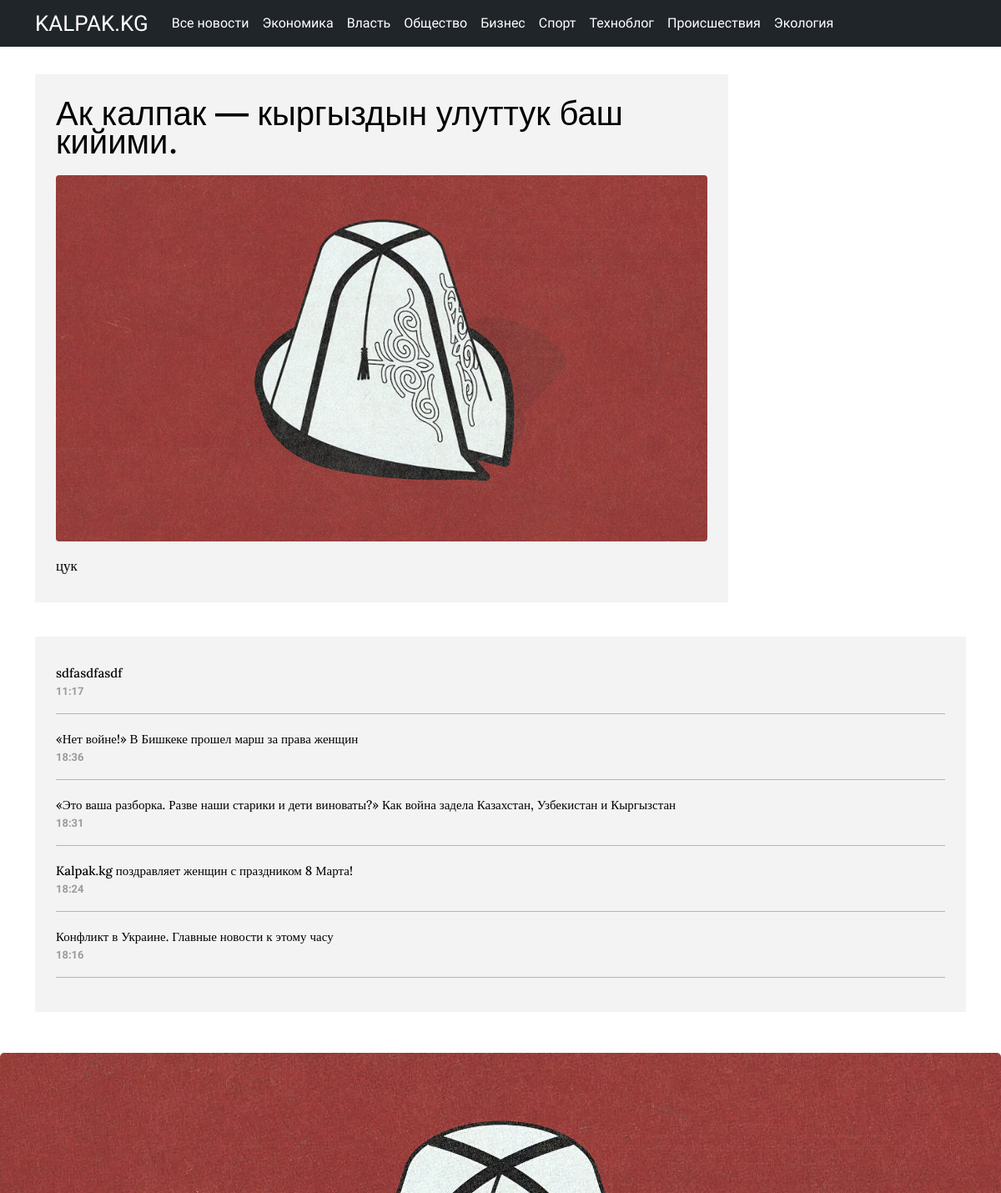
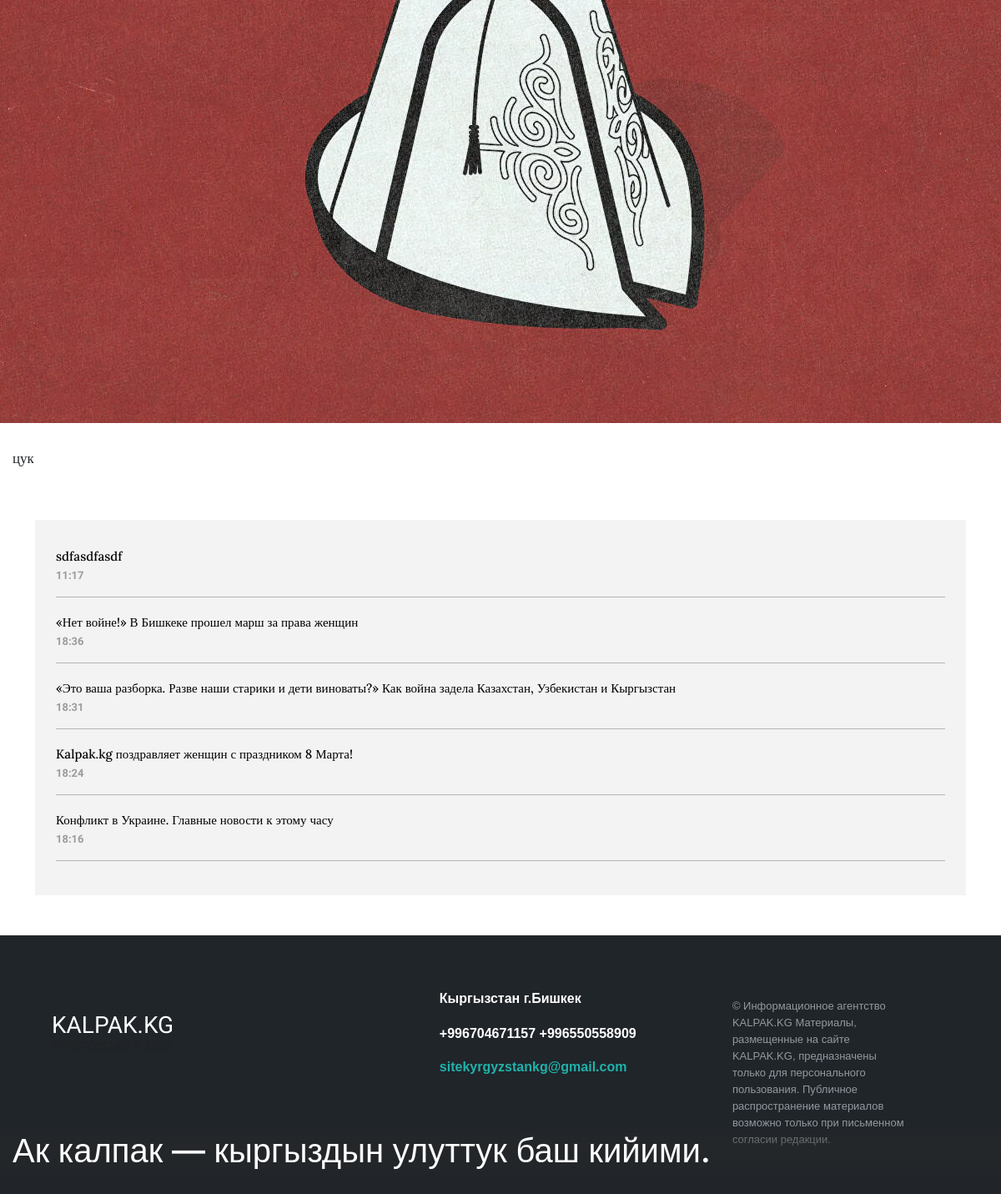
/carousel/1/, run on the app's committed database (2 pictures, top to bottom).
### core/models.py (models this page shows, shortened)
class HeadingArticle(models.Model):
    title = models.CharField(max_length=255)
    class Meta:
        verbose_name = "Рубрика"
        verbose_name_plural = "Рубрики"

class Carousel(models.Model):
    picture = models.ImageField(upload_to='carousel_image')
    title = models.CharField(max_length=150)
    text = models.TextField()
    created_at = models.DateTimeField(
        auto_now_add=True,
        null=True,
    )
    class Meta:
        verbose_name = "Карусель"
        verbose_name_plural = "Карусель"

class Article(models.Model):
    title = models.CharField(max_length=255, null=True, blank=True)
    tt = models.CharField(max_length=255, null=True, blank=True, verbose_name="Подтекст")
    text = models.TextField()
    slug = models.SlugField(max_length=255, unique=True, db_index=True, verbose_name="URL", null=True, blank=True)
    author = models.ForeignKey(
        to="Author",
        on_delete=models.SET_NULL,
        null=True, blank=True,
        related_name="article",
        verbose_name=_("Автор")
    )
    heading = models.ForeignKey(
        to="HeadingArticle",
        on_delete=models.PROTECT,
        null=True,
        related_name="article",
        verbose_name=_("Рубрика")
    )
    readers = models.ManyToManyField(
        to=User,
        related_name="readed_articles",
        blank=True,
        verbose_name=_("Читатели")
    )
    views = models.IntegerField(default=0, verbose_name=_("Просмотры"))
    created_at = models.DateTimeField(
        auto_now_add=True,
        null=True,
    )
    main_article = models.BooleanField(default=False, verbose_name=_("Первая новость"))
    text_article = models.BooleanField(default=False, verbose_name=_("Текстовые новости"))
    center_article = models.BooleanField(default=False)
    right_panel_article = models.BooleanField(default=False, verbose_name=_("Главные новости"))
    pagination_article = models.BooleanField(default=False, verbose_name=_("Архивные"))
    updated_at = models.DateTimeField(auto_now=True)
    is_active = models.BooleanField(default=True)
    metades = models.TextField(null=True, blank=True, verbose_name=_("Ключевые слова"))
    picture = models.ImageField(
        upload_to="articles_image",
        null=True, blank=True,
        verbose_name="Главная картинка статьи"
    )

### core/views.py (the view)
# urls.py: path('carousel/<int:id>/', carousel_page, name="carousel"),
def carousel_page(request, id):
    carousel = get_object_or_404(Carousel, id=id)
    articles = Article.objects.all()
    articles = Article.objects.order_by('-created_at')
    heading = HeadingArticle.objects.all()
    context = {
        "carousel": carousel,
        "articles": articles,
        "heading": heading
    }
    return render(request, "carousel.html", context=context)

### core/templates/carousel.html (shortened to what this page needs)
{% extends 'base.html' %}
{% block content %}
<div class="pk">
  <div class="container mt-5">
    <div class="row">
        <div class="col-md-9 mt-4">
          <div class="black_block_news2">
            <h1 class="zago_main01">{{ carousel.title }}</h1>
            {% if carousel.picture %}
                <img class="img-fluid mt-2" {% if carousel.picture %} src="{{ carousel.picture.url }}" {% endif %} alt="Article image">
              {% endif %}
              {% autoescape off %}
              <p class="article_text2">{{ carousel.text|linebreaksbr }}</p>
              {% endautoescape %}
            </div>
        </div>
      <div class="col-md-3 mt-4">
      </div>
  </div>
  </div>
</div>
<div class="pk">
  <div class="container">
    <div class="row">
      <div class="col-md-12 mt-4">
        <div class="black_block_news2">
          {% for article in articles %}
            {% if article.right_panel_article %}
              <h1 class="revolut"><a href="{% url 'article' article.slug %}" class="link-text2">{{ article.title }}</a></h1>
              <p class="date_time">{{ article.created_at|date:"H:i" }}</p>
              <hr>
            {% endif %}
          {% endfor %}
        </div>
      </div>
    </div>
  </div>
  </div>
        <div class="mobile">
            {% if carousel.picture %}
              <div class="img-mobile">
                <img class="img-custom mt-2" {% if carousel.picture %} src="{{ carousel.picture.url }}" {% endif %} alt="Article image">
                <div class="django">
                  <h1 itemprop="{{ carousel.title }}" class="zago_main01">{{ carousel.title }}</h1>
                </div>
              </div>
              {% endif %}
              <div class="white-bg">
                  <div class="mobile_block">
                    {% autoescape off %}
                    <p class="article_text2">{{ carousel.text|linebreaksbr }}</p>
                    {% endautoescape %}
                  </div>
              </div>
            </div>
<div class="mobile_n mt-4">
  <div class="container">
    <div class="row">
      <div class="col-md-12">
        <div class="black_block_news2">
          {% for article in articles %}
            {% if article.right_panel_article %}
              <h1 class="revolut"><a href="{% url 'article' article.slug %}" class="link-text2">{{ article.title }}</a></h1>
              <p class="date_time">{{ article.created_at|date:"H:i" }}</p>
              <hr>
            {% endif %}
          {% endfor %}
        </div>
      </div>
    </div>
  </div>
  </div>
{% endblock %}

### core/templates/base.html (shortened to what this page needs)
{% load static %}
<!DOCTYPE html>
<html lang="en">
<head>
    <link rel="stylesheet" type="text/css" href="{% static 'style.css' %}?{% now "U" %}">
    <link href="https://cdn.jsdelivr.net/npm/bootstrap@5.1.3/dist/css/bootstrap.min.css" rel="stylesheet">
<link href="/docs/5.1/dist/css/bootstrap.min.css" rel="stylesheet">
<body>
  <nav class="navbar fixed-top navbar-expand-lg navbar-dark bg-custom">
      <div class="container">
        <a class="logo" href="{% url 'main' %}">KALPAK.KG</a>
        <div class="collapse navbar-collapse" id="navbarNav">
          <ul class="navbar-nav linkss">
            <li class="nav-item">
              <a class="nav-link text-white" aria-current="page" href="{% url 'article_page_2' %}">Все новости</a>
            </li>
          {% for headings in heading %}
            <li class="nav-item">
              <a class="nav-link text-white" href="{% url 'heading' headings.id %}">{{ headings.title }}</a>
            </li>
          {% endfor %}
          </ul>
        </div>
      </div>
  </nav>
  {% block content %}
  {% endblock %}
<footer class="footer-distributed mt-5">
  <div class="container">
  <div class="footer-left">
  <br>
  <br>
  <h3>KALPAK.KG</h3>
  <p class="footer-company-name">KYRGYZSTAN © 2020</p>
  </div>
  <div class="footer-center">
  <div>
      <p>Кыргызстан г.Бишкек</p>
  </div>
  <div>
      <p>+996704671157</p>
      <p>+996550558909</p>
  </div>
  <div>
      <p><a href="mailto:support@company.com">sitekyrgyzstankg@gmail.com</a></p>
  </div>
  </div>
  <div class="footer-right">
  <p class="footer-company-about">
      © Информационное агентство KALPAK.KG
Материалы, размещенные на сайте KALPAK.KG, предназначены только для персонального пользования. Публичное распространение материалов возможно только при письменном согласии редакции.
  </p>
  </div>
  </div>
</footer>
</head>
</body>
</html>

### core/static/style.css (style rules this page uses)
body { background-color: #e8e8e8; }
.logo { font-family: 'Montserrat', sans-serif; font-size: 26px; text-decoration: none; color: white; margin-right: 20px; }
.linkss { font-family: 'PT Sans', sans-serif; font-weight: normal; }
.zago_main01 { font-family: 'Inter', sans-serif; line-height: 34px; display: block; margin-bottom: 15px; }
.mobile_block { padding: 15px; }
.img-fluid { border-radius: 4px; }
.link-text2 { text-decoration: none; color: black; transition-duration: 0.3s; font-family: 'Lora', serif; font-size: 15px; }
.revolut { font-size: 17px; display: table-cell; line-height: 1.5em; flex-grow: 1; }
.date_time { color: #9c9c9c; font-family: 'PT Sans', sans-serif; font-weight: bolder; font-size: 13px; }
.img-custom { width: 100%; height: auto; border-radius: 5px; float: left; margin-right: 30px; padding-bottom: 30px; }
.white-bg { background: white; }
.mobile { margin-top: 41px; }
.article_text2 { font-family: 'Source Serif Pro', serif; font-size: 17px; font-weight: normal; margin-top: 17px; margin-bottom: 5px; }
.footer-distributed { background: #20252a; box-shadow: 0 1px 1px 0 rgba(0, 0, 0, 0.12); box-sizing: border-box; width: 100%; text-align: left; font: bold 16px sans-serif; padding: 55px 50px; }
.footer-distributed .footer-left, .footer-distributed .footer-center, .footer-distributed .footer-right { display: inline-block; vertical-align: top; }
.footer-distributed .footer-left { width: 40%; }
.footer-distributed h3 { color: #ffffff; font-family: 'Montserrat Alternates', sans-serif; margin: 0; }
.footer-distributed .footer-company-name { color: #222; font-size: 14px; font-weight: normal; margin: 0; }
.footer-distributed .footer-center { width: 35%; }
.footer-distributed .footer-center p { display: inline-block; color: #ffffff; vertical-align: middle; margin:0; }
.footer-distributed .footer-center p a { color: lightseagreen; text-decoration: none;; }
.footer-distributed .footer-right { width: 20%; }
.footer-distributed .footer-company-about { line-height: 20px; color: #92999f; font-size: 13px; font-weight: normal; margin: 0; }
.bg-custom { background-color: #20252a; }
.django { position: absolute; bottom: 0; left: 0; right: 0; background: linear-gradient(to bottom, rgba(41, 41, 41, 0) 0%, rgba(41, 41, 41, 0.5) 30%, #212529 80%); color: white; padding: 15px; padding-bottom: 20px; }
.black_block_news2 { background-color: #f3f3f3; max-width: 100%; color: black; padding-left: 25px; padding-right: 25px; padding-bottom: 25px; padding-top: 30px; height: auto; margin-top: 17px; }

### core/templates/base.html (style rules this page uses)
body { background: #faf7f7; }

### data on the page
HeadingArticle: title "Экономика"
HeadingArticle: title "Власть"
HeadingArticle: title "Общество"
HeadingArticle: title "Бизнес"
HeadingArticle: title "Спорт"
HeadingArticle: title "Техноблог"
HeadingArticle: title "Происшествия"
HeadingArticle: title "Экология"
Carousel: title "Ак калпак — кыргыздын улуттук баш кийими.", picture (picture), text "цук"
Article: title "sdfasdfasdf", created_at "11:17"
Article: title "«Нет войне!» В Бишкеке прошел марш за права женщин", created_at "18:36"
Article: title "«Это ваша разборка. Разве наши старики и дети виноваты?» Как война задела Казахстан, Узбекистан и Кыргызстан", created_at "18:31"
Article: title "Kalpak.kg поздравляет женщин с праздником 8 Марта!", created_at "18:24"
Article: title "Конфликт в Украине. Главные новости к этому часу", created_at "18:16"
